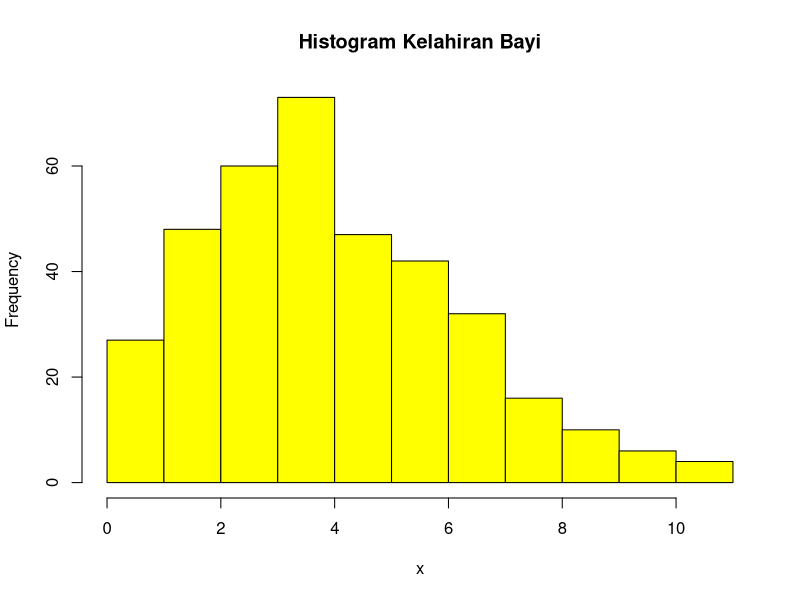

This figure's R source:
#no 3.a
lamda = 4.5
x = 6
P <- dpois(x, lamda)
P

#no 3.b
n = 365
x = 6
lamda = 4.5
s <- rpois(n, lamda)
hist(s, main = "Histogram Kelahiran Bayi", 
     xlab = "x", 
     col = "yellow")

#no 3.c

#no 3.d
lamda = 4.5
# miu = lamda
miu = lamda
miu
# taw^2 = lamda
variance = lamda
variance